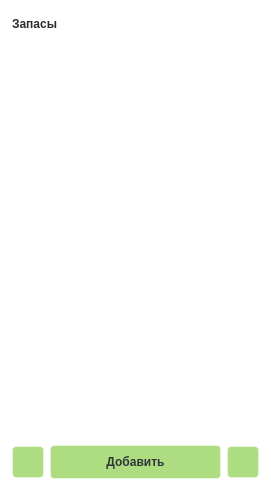
   <widget class="QFrame" name="storage_frame">
    <property name="geometry">
     <rect>
      <x>30</x>
      <y>30</y>
      <width>271</width>
      <height>491</height>
     </rect>
    </property>
    <property name="styleSheet">
     <string notr="true">background-color: rgba(255, 255, 255, 30%);
border: 1px solid  rgba(255, 255, 255, 40%);
border-radius: 10%;

</string>
    </property>
    <layout class="QVBoxLayout" name="verticalLayout">
     <item>
      <layout class="QHBoxLayout" name="headerProdHorizontalLayout_3">
       <item>
        <widget class="QLabel" name="storageHeaderLabel">
         <property name="enabled">
          <bool>true</bool>
         </property>
         <property name="minimumSize">
          <size>
           <width>0</width>
           <height>24</height>
          </size>
         </property>
         <property name="maximumSize">
          <size>
           <width>16777215</width>
           <height>24</height>
          </size>
         </property>
         <property name="styleSheet">
          <string notr="true">background-color: none;
color: #2d2c2c;
border:none;

width: 435px;
height: 24px;

font: 16pt &quot;Extra Bold&quot;;

font-weight: 800;
text-align: left;
vertical-align: top</string>
         </property>
         <property name="text">
          <string>Запасы</string>
         </property>
        </widget>
       </item>
       <item>
        <widget class="QPushButton" name="sortStorePushButton_a_z">
         <property name="sizePolicy">
          <sizepolicy hsizetype="Fixed" vsizetype="Fixed">
           <horstretch>0</horstretch>
           <verstretch>0</verstretch>
          </sizepolicy>
         </property>
         <property name="styleSheet">
          <string notr="true">background-color:none;
height:24px;
width:24px;
padding:0px;
position:relative;
text-align: center;
border: none;
border-radius: 2%;</string>
         </property>
         <property name="text">
          <string/>
         </property>
         <property name="icon">
          <iconset>
           <normaloff>../img/bx_sort-a-z.svg</normaloff>../img/bx_sort-a-z.svg</iconset>
         </property>
         <property name="iconSize">
          <size>
           <width>24</width>
           <height>24</height>
          </size>
         </property>
        </widget>
       </item>
       <item>
        <widget class="QPushButton" name="sortStorePushButton_1_n">
         <property name="sizePolicy">
          <sizepolicy hsizetype="Fixed" vsizetype="Fixed">
           <horstretch>0</horstretch>
           <verstretch>0</verstretch>
          </sizepolicy>
         </property>
         <property name="styleSheet">
          <string notr="true">background-color:none;
height:24px;
width:24px;
padding:0px;
position:relative;
text-align: center;
border: none;
border-radius: 2%;</string>
         </property>
         <property name="text">
          <string/>
         </property>
         <property name="icon">
          <iconset>
           <normaloff>../img/bx_sort-1-n.svg</normaloff>../img/bx_sort-1-n.svg</iconset>
         </property>
         <property name="iconSize">
          <size>
           <width>24</width>
           <height>24</height>
          </size>
         </property>
        </widget>
       </item>
      </layout>
     </item>
     <item>
      <widget class="QTableView" name="storageListTableView">
       <property name="styleSheet">
        <string notr="true">QTableView{
background-color: rgba(255, 255, 255, 50);
border: 3px solid rgba(255, 255, 255, 75);
margin-top: 8px;
}

QTableView::section {
background-color: rgba(55, 55, 55);
color: white;
border: none;
}

QTableView::item {
border-style: none;
border-bottom: rgba(255, 255, 255, 50);
}

QTableView::item:selected {
border-style: none;
border-bottom: rgba(255, 255, 255, 50);
background-color: rgba(255, 255, 255, 85);
}</string>
       </property>
       <property name="horizontalScrollBarPolicy">
        <enum>Qt::ScrollBarAlwaysOff</enum>
       </property>
       <property name="showGrid">
        <bool>false</bool>
       </property>
       <attribute name="horizontalHeaderDefaultSectionSize">
        <number>50</number>
       </attribute>
      </widget>
     </item>
     <item>
      <layout class="QHBoxLayout" name="actionsStorageHorizontalLayout">
       <item>
        <widget class="QPushButton" name="editStoraItemPushButton">
         <property name="sizePolicy">
          <sizepolicy hsizetype="Fixed" vsizetype="Fixed">
           <horstretch>0</horstretch>
           <verstretch>0</verstretch>
          </sizepolicy>
         </property>
         <property name="minimumSize">
          <size>
           <width>32</width>
           <height>32</height>
          </size>
         </property>
         <property name="maximumSize">
          <size>
           <width>32</width>
           <height>32</height>
          </size>
         </property>
         <property name="styleSheet">
          <string notr="true">QPushButton{
height:32px;
width:auto;

color: #30353B;
background: #ADDC81;

text-align:center;
vertical-align:center;
font-size:12px;
font-family:Inter;
line-height:auto;
font-weight: bold;

border-radius:4%;
}

QPushButton:hover {
background: #AAAA81;
border: 2px solid rgba(146, 146, 120, 75);
}

QPushButton:pressed{
background: #AAAAFF;
}</string>
         </property>
         <property name="text">
          <string/>
         </property>
         <property name="icon">
          <iconset>
           <normaloff>../img/bx_edit.svg</normaloff>../img/bx_edit.svg</iconset>
         </property>
         <property name="iconSize">
          <size>
           <width>24</width>
           <height>24</height>
          </size>
         </property>
        </widget>
       </item>
       <item>
        <widget class="QPushButton" name="addStorageItemPushButton">
         <property name="styleSheet">
          <string notr="true">QPushButton{
height:32px;
width:auto;

color: #30353B;
background: #ADDC81;

text-align:center;
vertical-align:center;
font-size:12px;
line-height:auto;
font-weight: bold;

border-radius:4%;
}

QPushButton:hover {
background: #AAAA81;
border: 2px solid rgba(146, 146, 120, 75);
}

QPushButton:pressed{
background: #AAAAFF;
}


</string>
         </property>
         <property name="text">
          <string>Добавить</string>
         </property>
         <property name="iconSize">
          <size>
           <width>24</width>
           <height>24</height>
          </size>
         </property>
        </widget>
       </item>
       <item>
        <widget class="QPushButton" name="deliteStorageItemPushButton">
         <property name="sizePolicy">
          <sizepolicy hsizetype="Fixed" vsizetype="Fixed">
           <horstretch>0</horstretch>
           <verstretch>0</verstretch>
          </sizepolicy>
         </property>
         <property name="minimumSize">
          <size>
           <width>32</width>
           <height>32</height>
          </size>
         </property>
         <property name="maximumSize">
          <size>
           <width>32</width>
           <height>32</height>
          </size>
         </property>
         <property name="styleSheet">
          <string notr="true">QPushButton{
height:32px;
width:auto;

color: #30353B;
background: #ADDC81;

text-align:center;
vertical-align:center;
font-size:12px;
font-family:Inter;
line-height:auto;
font-weight: bold;

border-radius:4%;
}

QPushButton:hover {
background: #AAAA81;
border: 2px solid rgba(146, 146, 120, 75);
}

QPushButton:pressed{
background: #AAAAFF;
}</string>
         </property>
         <property name="text">
          <string/>
         </property>
         <property name="icon">
          <iconset>
           <normaloff>../img/bx_trash.svg</normaloff>../img/bx_trash.svg</iconset>
         </property>
         <property name="iconSize">
          <size>
           <width>24</width>
           <height>24</height>
          </size>
         </property>
        </widget>
       </item>
      </layout>
     </item>
    </layout>
   </widget>
